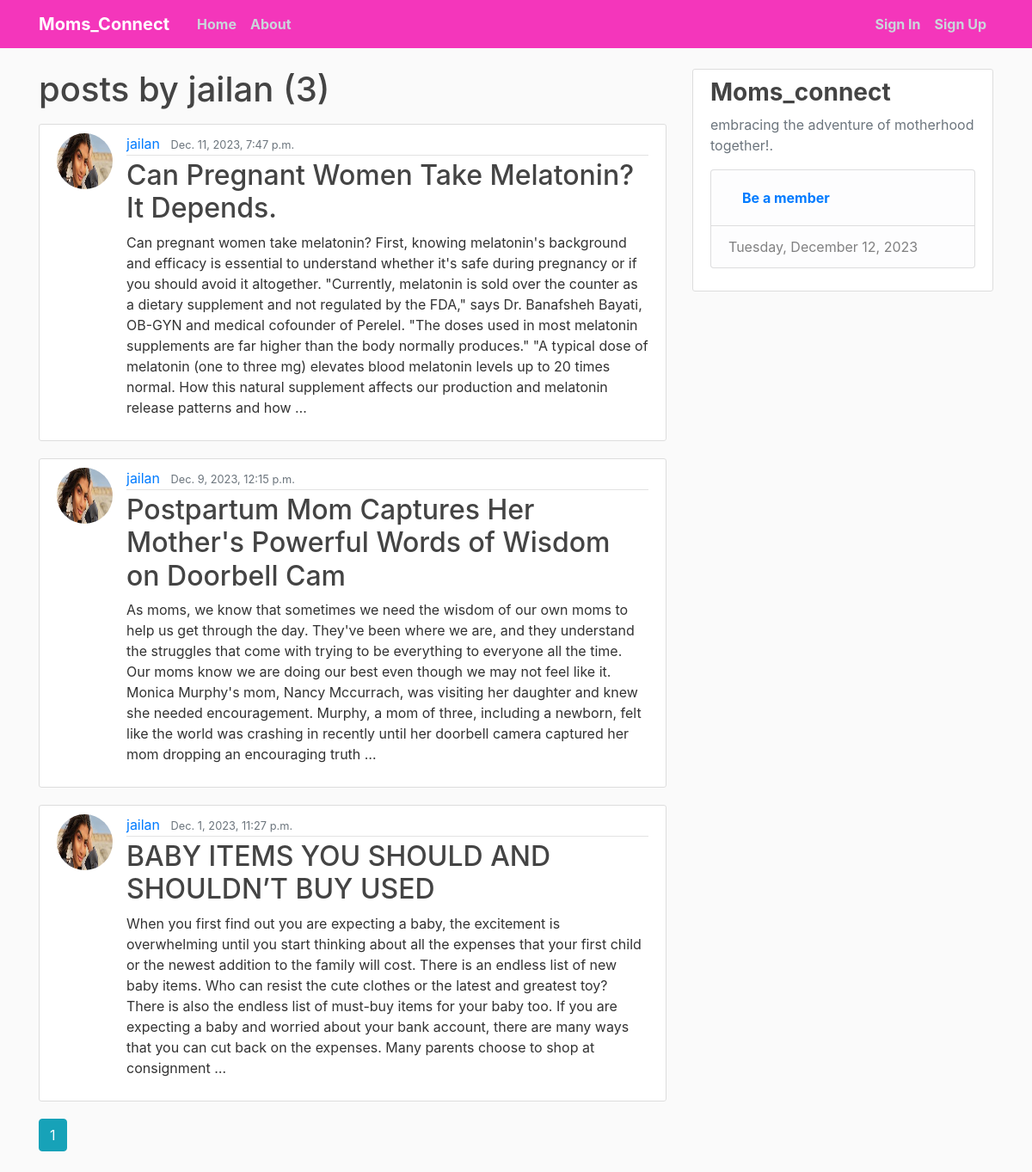
The app's page /user/jailan/, older data.
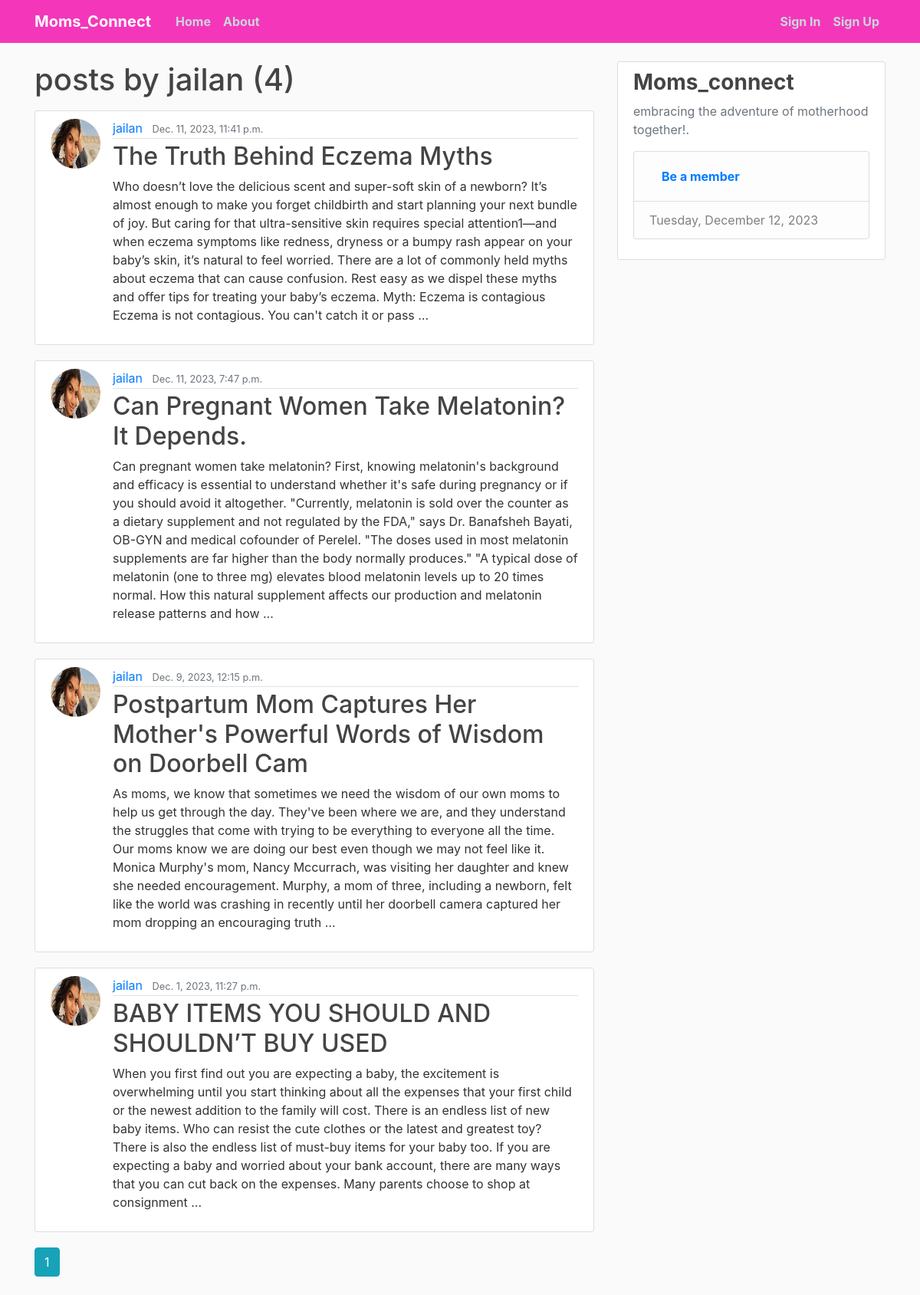
The same page, newer data.
### blog/models.py (models this page shows, shortened)
class Post(models.Model):
    title = models.CharField(max_length=200)
    content = models.TextField()
    date_posted = models.DateTimeField(default=timezone.now)
    author = models.ForeignKey(User, on_delete=models.CASCADE)

### users/models.py (models this page shows, shortened)
class Profile(models.Model):
    user = models.OneToOneField(User, on_delete=models.CASCADE)
    Bio = models.CharField(max_length=1000, blank=True)
    image = models.ImageField(default='default.jpg', upload_to='profile_photos')

### blog/views.py (the view)
# urls.py: path('user/<str:username>/', userPostListView.as_view(), name='blog-user-posts'),
class userPostListView(ListView):
    model = Post
    template_name = 'blog/user_posts.html'
    context_object_name = 'posts'
    paginate_by = 5
    def get_queryset(self):
        user = get_object_or_404(User, username=self.kwargs.get('username'))
        return Post.objects.filter(author=user).order_by('-date_posted')

### templates/blog/user_posts.html (shortened to what this page needs)
{% extends "base.html" %}
{% block content %}
<h1 class="mb-3">posts by {{ view.kwargs.username }} ({{ page_obj.paginator.count }})</h1>
    {% for post in posts %}
    <article class="media content-section">
      <img class="rounded-circle article-img" src="{{ post.author.profile.image.url }}">
        <div class="media-body">
          <div class="article-metadata">
            <a class="mr-2" href="{% url 'blog-user-posts' post.author.username %}">{{ post.author }}</a>
            <small class="text-muted">{{ post.date_posted }}</small>
          </div>
          <h2><a class="article-title" href="{% url 'blog-post-detail' post.id %}">{{ post.title }}</a></h2>
          <p class="article-content">{{ post.content|truncatewords:100|safe}}</p>
        </div>
    </article>
    {% endfor %}
    {% for num in page_obj.paginator.page_range %}
        {% if page_obj.number == num %}
          <a class="btn btn-info mb-4" href="?page={{ num }}">{{ num }}</a>
        {% elif num > page_obj.number|add:'-3' and num < page_obj.number|add:'3' %}
          <a class="btn btn-outline-info mb-4" href="?page={{ num }}">{{ num }}</a>
        {% endif %}
      {% endfor %}
{% endblock content %}

Row changes from the older to the newer data that the page shows:
added Post: author.profile.image (picture), author "jailan", date_posted "Dec. 11, 2023, 11:41 p.m.", title "The Truth Behind Eczema Myths", content "Who doesn’t love the delicious scent and super-soft skin of a newborn? It’s almost enough to make you forget childbirth and start planning your next bundle of joy. But caring for that ultra-sensitive skin requires special attention1—and when eczema symptoms like redness, dryness or a bumpy rash appear on your baby’s skin, it’s natural to feel worried. There are a lot of commonly held myths about eczema that can cause confusion. Rest easy as we dispel these myths and offer tips for treating your baby’s eczema. Myth: Eczema is contagious Eczema is not contagious. You can't catch it or pass …"
Text that changed along with them:
{{ page_obj.paginator.count }}: "3" → "4"
